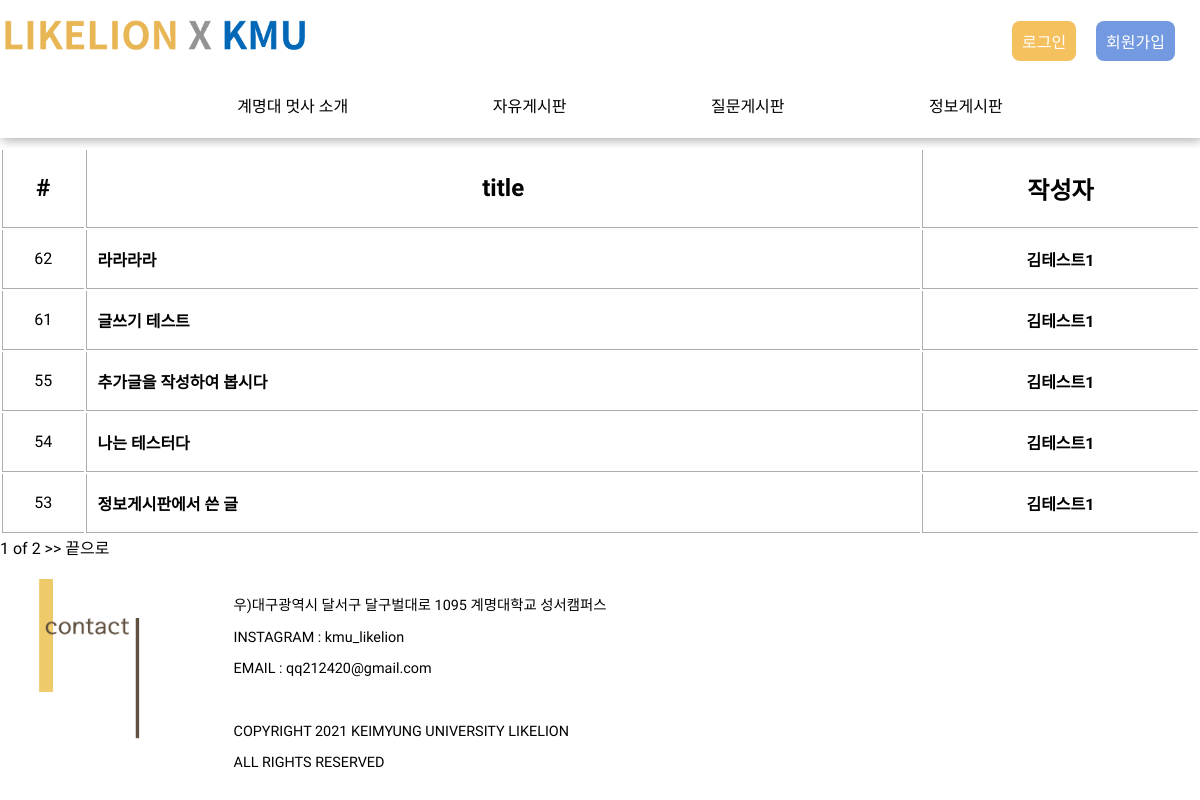
Page /free/ on the committed database.
### crud/models.py (models this page shows, shortened)
class Crud(models.Model):
    title = models.CharField(max_length=200)
    profile_id = models.ForeignKey(Profile, related_name="Crud_profile", on_delete=models.CASCADE, db_column="Crud_profile_id")
    pub_date = models.DateTimeField('date published')
    body = models.TextField()

### account/models.py (models this page shows, shortened)
class Profile(models.Model):
    user_id = models.CharField(max_length = 20) #아이디
    name = models.CharField(max_length = 20) #사용자의 이름
    student_Number = models.CharField(max_length=45) #학번
    user_PW = models.CharField(max_length=256) #사용자의 패스워드
    major = models.CharField(max_length=45) #전공
    age = models.IntegerField() #나이
    admin = models.IntegerField() #유저 권환 1: 관리자, 0: 사용자

### crud/views.py (the view)
# urls.py: path('free/', views.free, name="free"),
def free(request):
    cruds = Crud.objects.all().order_by('-pub_date')
    paginator = Paginator(cruds, 5) # 페이지네이션 구현
    page = request.GET.get("page")
    posts = paginator.get_page(page)
    return render(request, 'free.html', {'cruds' : posts})

### crud/templates/free.html (shortened to what this page needs)
{% extends 'base.html' %}
{% load static %}
{% block content %}
<head>
    <link rel="stylesheet" href="{% static 'css/free.css' %}">
</head>
<body>
    <div class="tableBody" style="background-color: white;" >
        <table class="tableContainer" >
            <thead>
                <td><h2>#</h2></td>
                <td style="width: 70%;"><h2>title</h2></td>
                <td><h2>작성자</h2></td>
            </thead>
            {% for crud in cruds %}
            <tbody>
                <td style="text-align: center;">{{ crud.id }}</td>
                <td>
                    <div class="container">
                        <a href="{% url 'detail' crud.id %}"><h4 style="padding-left: 10px;">{{ crud.title }}</h4></a>
                    </div>
                </td>
                <td  style="text-align: center;">
                    <div class="container">
                        <a href="{% url 'detail' crud.id %}"><h4>{{ crud.profile_id.name }}</h4></a>
                    </div>
                </td>
            </tbody>
            {% endfor %}
        </table>
    </div>
    <div>
        <span>{{ cruds.number }}</span>
        <span>  of  </span>
        <span>{{ cruds.paginator.num_pages }}</span>
        {% if cruds.has_next %}
        <a href="?page={{ cruds.next_page_number }}">&gt;&gt;</a>
        <a href="?page={{ cruds.paginator.num_pages }}">끝으로</a>
        {% endif %}
    </div>
</body>
{% endblock %}

### crud/static/css/base.css (style rules this page uses)
body { margin:0px; font-family: 'Nanum Gothic', sans-serif; text-decoration: none; color : black; }
a { text-decoration: none; color : black; }
:root { --button-color: orange; --button-bg-color: white; --button-hover-bg-color: gray; }

### crud/static/css/free.css (style rules this page uses)
.tableBody { background-color: rgba(97, 97, 97, 0.062); }
table { width: 100%; }
thead { text-align: center; }
table td { border-left: 0.2px solid rgba(7, 7, 7, 0.329); border-bottom: 0.2px solid rgba(7, 7, 7, 0.329); }
table h4 { margin-block-start: 1em; margin-block-end: 1em; }

### rows in the picture
Crud: id "62", title "라라라라", profile_id.name "김테스트1"
Crud: id "61", title "글쓰기 테스트", profile_id.name "김테스트1"
Crud: id "55", title "추가글을 작성하여 봅시다", profile_id.name "김테스트1"
Crud: id "54", title "나는 테스터다", profile_id.name "김테스트1"
Crud: id "53", title "정보게시판에서 쓴 글", profile_id.name "김테스트1"

### other values in the picture
{{ cruds.number }} "1"
{{ cruds.paginator.num_pages }} "2"
